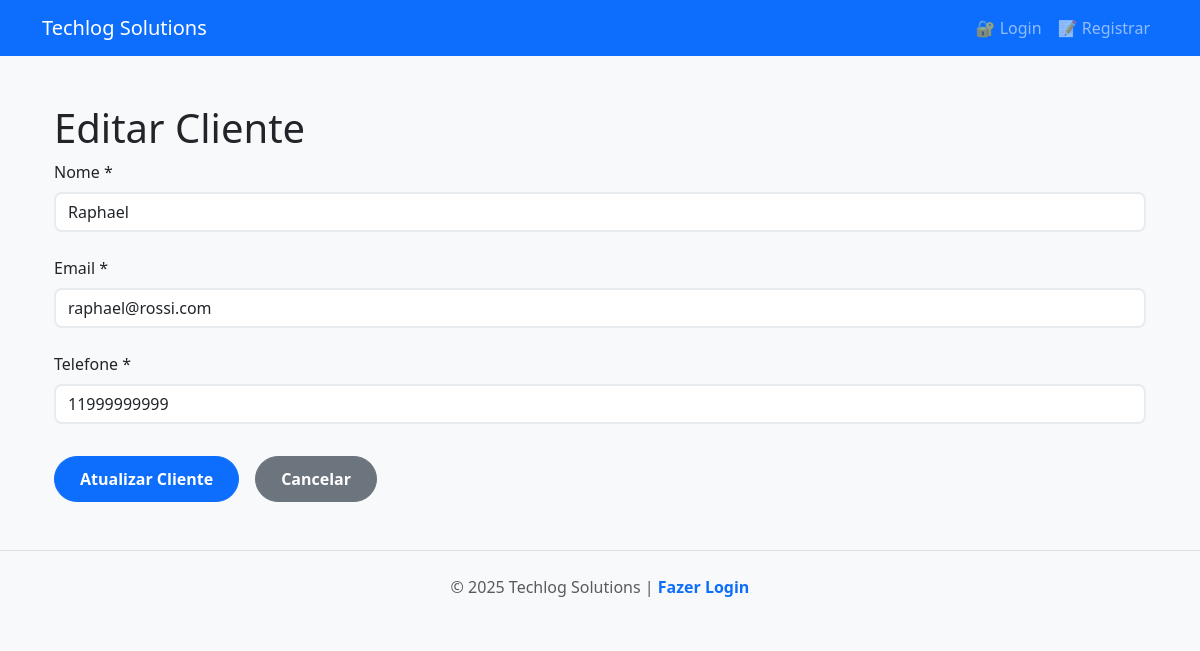
The page /clientes/2 on the database its author committed.
### tables this page shows
CREATE TABLE clientes (
                    id INTEGER PRIMARY KEY AUTOINCREMENT,
                    nome TEXT NOT NULL,
                    email TEXT NOT NULL,
                    telefone TEXT NOT NULL
                );

### app/rotas/cliente.py (the view)
@front_router.get("/{cliente_id}", response_class=HTMLResponse)
async def pagina_editar_cliente(
    request: Request,
    cliente_id: int,
    cliente_repositorio: Annotated[
        ClienteRepositorio, Depends(obter_cliente_repositorio)
    ],
):
    cliente = await cliente_repositorio.buscar_cliente(cliente_id)
    return templates.TemplateResponse(
        request=request,
        name="clientes-form.html",
        context={
            "cliente": cliente,
        },
    )

### templates/clientes-form.html (shortened to what this page needs)
{% extends "base.html" %}  {% block conteudo %}
<div class="container">
  <h1>
    {{ 'Editar' if cliente else 'Cadastrar Novo' }} Cliente {{cliente_id}}
  </h1>
  <form id="formCliente" class="form-cliente">
    <div class="form-group">
      <label for="nome">Nome *</label>
      <input
        type="text"
        id="nome"
        name="nome"
        class="form-control"
        value="{{ cliente.nome if cliente else '' }}"
        required
      />
    </div>
    <div class="form-group">
      <label for="email">Email *</label>
      <input
        type="email"
        id="email"
        name="email"
        class="form-control"
        value="{{ cliente.email if cliente else '' }}"
        required
      />
    </div>
    <div class="form-group">
      <label for="telefone">Telefone *</label>
      <input
        type="tel"
        id="telefone"
        name="telefone"
        class="form-control"
        placeholder="(00) 00000-0000"
        value="{{ cliente.telefone if cliente else '' }}"
        required
      />
    </div>
    <div class="form-actions">
      <button type="submit" class="btn btn-primary">
        {{ 'Atualizar' if cliente else 'Cadastrar' }} Cliente
      </button>
      <a href="/clientes" class="btn btn-secondary">Cancelar</a>
    </div>
  </form>
</div>
{% endblock %}

### static/css/style.css (style rules this page uses)
:root { --primary-color: #0d6efd; --secondary-color: #6c757d; --success-color: #198754; --danger-color: #dc3545; --warning-color: #ffc107; --info-color: #0dcaf0; --light-bg: #f8f9fa; --dark-text: #212529; --border-radius: 8px; --transition: all 0.3s ease; }
body { font-family: 'Segoe UI', Tahoma, Geneva, Verdana, sans-serif; background-color: var(--light-bg); color: var(--dark-text); }
.btn { border-radius: 50px; padding: 10px 25px; font-weight: 600; transition: var(--transition); }
.form-control, .form-select { border-radius: var(--border-radius); border: 2px solid #e9ecef; transition: var(--transition); }
.form-group { margin-bottom: 1.5rem; }
.form-group label { display: block; margin-bottom: 0.5rem; font-weight: 500; }
.form-actions { margin-top: 2rem; display: flex; gap: 1rem; }

### rows shown on the page
clientes: nome "Raphael", email "raphael@rossi.com", telefone "11999999999"

### other values the page prints
{{ 'Editar' if cliente else 'Cadastrar Novo' }} "Editar"
{{ 'Atualizar' if cliente else 'Cadastrar' }} "Atualizar"
